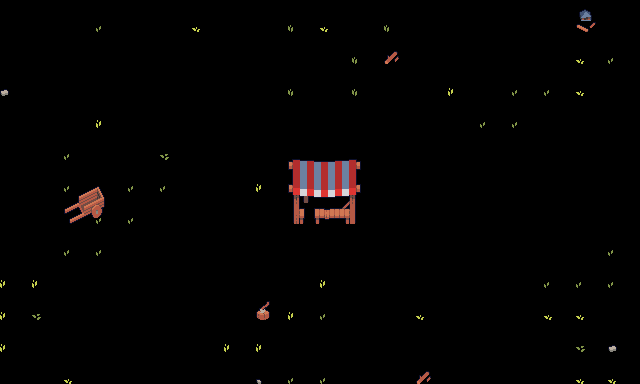

This game map was drawn from its Tiled (.tmx) file and the tilesets committed beside it. A one-line description and the full map source follow:
An orthogonal 20x12 tile map with 32x32 px tiles, 1 tile layer (decos), 1 hidden layer not drawn, 2 tilesets.

<map version="1.10" tiledversion="1.11.2" orientation="orthogonal" renderorder="right-down" width="20" height="12" tilewidth="32" tileheight="32" infinite="0" nextlayerid="6" nextobjectid="1">
 <editorsettings>
  <export target="MapFinal..tmj" format="json" />
 </editorsettings>
 <tileset firstgid="1" source="FieldsTileset.tsx" />
 <tileset firstgid="65" source="objetos.tsx" />
 <layer id="1" name="fondo" width="20" height="12" visible="0">
  <data encoding="csv">
57,58,38,38,38,38,38,38,38,38,38,38,38,38,60,60,60,38,38,38,
26,60,34,34,34,12,38,38,38,38,38,38,38,34,60,60,38,38,38,38,
38,26,60,60,60,60,34,12,38,38,38,38,34,60,60,38,38,38,38,38,
38,38,38,38,38,26,60,60,34,38,38,38,60,60,38,38,38,38,38,34,
38,38,38,38,38,38,26,60,60,38,38,60,60,28,38,38,34,34,60,60,
38,38,38,38,38,38,38,60,60,35,60,60,60,38,38,57,60,60,60,60,
38,38,38,38,38,38,34,60,60,60,60,60,60,35,34,60,60,60,38,38,
38,38,38,38,38,34,60,60,44,44,44,60,60,60,57,57,38,38,38,38,
38,38,38,38,34,60,60,28,38,38,38,26,60,60,38,38,38,38,38,38,
38,38,38,34,60,28,38,38,38,38,38,38,26,60,60,12,38,38,38,38,
38,38,10,60,60,38,38,38,38,38,38,38,38,26,60,60,38,38,38,38,
38,26,60,60,28,38,38,38,38,38,38,38,38,38,26,60,12,38,38,38
</data>
 </layer>
 <layer id="5" name="decos" width="20" height="12">
  <data encoding="csv">
0,0,0,65,0,0,68,0,0,67,68,0,67,0,0,0,0,0,86,0,
0,0,0,0,0,0,0,0,0,0,0,67,78,0,0,0,0,0,68,65,
98,0,0,0,0,0,0,0,0,67,0,67,0,0,70,0,65,65,68,0,
0,0,0,70,0,0,0,0,0,0,0,0,0,0,0,65,65,0,0,0,
0,0,65,0,0,66,0,0,0,0,0,0,0,0,0,0,0,0,0,0,
0,0,65,0,65,65,0,0,70,0,0,0,0,0,0,0,0,0,0,0,
0,0,76,65,65,0,0,0,0,71,0,0,0,0,0,0,0,0,0,0,
0,0,65,65,0,0,0,0,0,0,0,0,0,0,0,0,0,0,0,65,
70,70,0,0,0,0,0,0,0,0,70,0,0,0,0,0,0,65,65,65,
70,66,0,0,0,0,0,0,80,70,65,0,0,68,0,0,0,68,68,0,
70,0,0,0,0,0,0,70,70,0,0,0,0,0,0,0,0,0,66,98,
0,0,68,0,0,0,0,0,99,65,65,0,0,78,0,0,0,0,68,68
</data>
 </layer>
</map>
